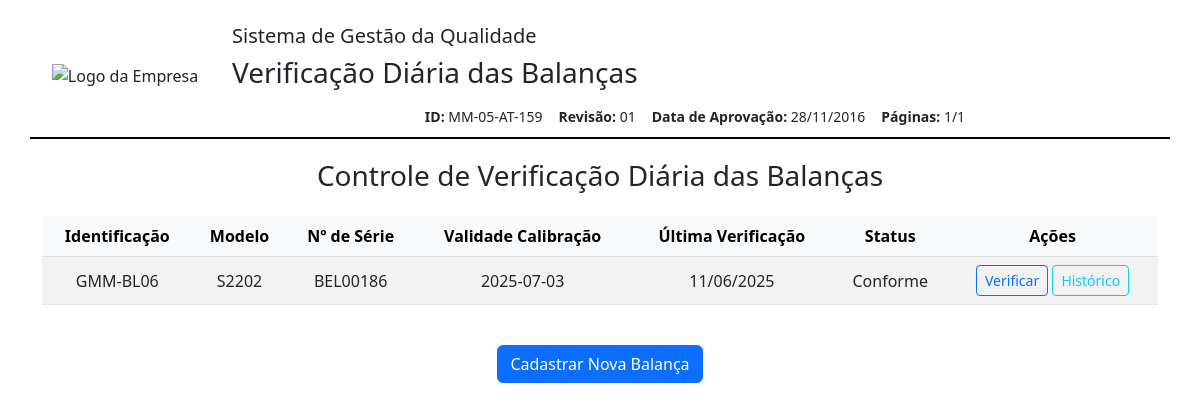
Before: / with the older database file.
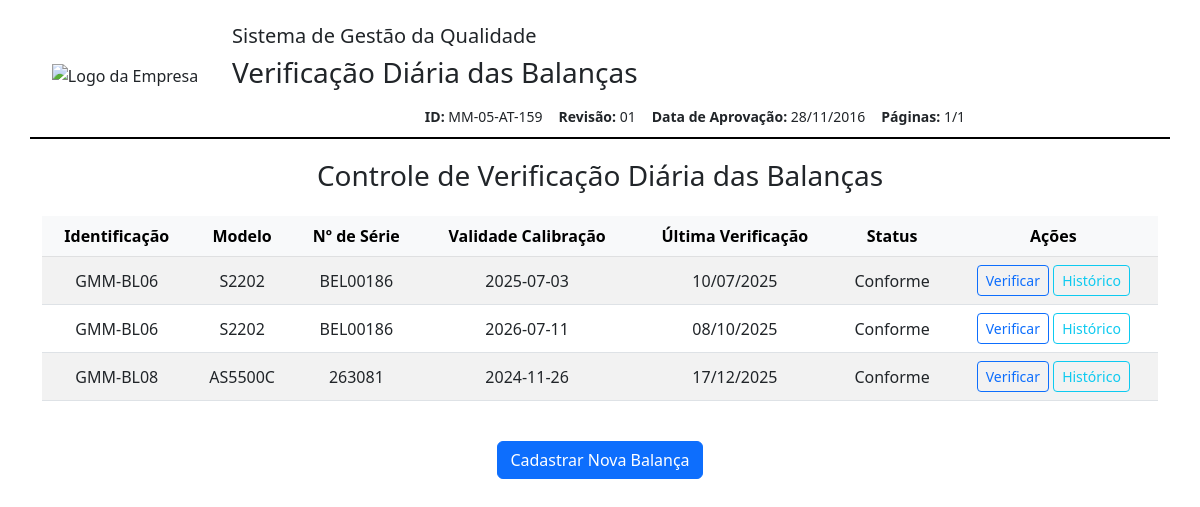
After: the same page with the newer database file.
### app/models.py (models this page shows)
class Balanca(db.Model):
    id = db.Column(db.Integer, primary_key=True)
    identificacao = db.Column(db.String(20), nullable=False, unique=True)
    modelo = db.Column(db.String(50), nullable=False)
    numero_serie = db.Column(db.String(50), nullable=False)
    validade_calibracao = db.Column(db.String(10), nullable=False)
    criterio_aceitacao = db.Column(db.String(20), nullable=False)
    padrao = db.Column(db.String(50), nullable=False)
    valor_convencional = db.Column(db.Float, nullable=False)
    numero_certificado = db.Column(db.String(50), nullable=False)
    fabricante = db.Column(db.String(50), nullable=False)
    validade_padrao = db.Column(db.String(10), nullable=False)
    registros = db.relationship('RegistroDiario', backref='balanca', lazy=True)

class RegistroDiario(db.Model):
    id = db.Column(db.Integer, primary_key=True)
    data = db.Column(db.Date, default=datetime.utcnow)
    resultado_obtido = db.Column(db.Float, nullable=False)
    responsavel = db.Column(db.String(100), nullable=False)
    balanca_id = db.Column(db.Integer, db.ForeignKey('balanca.id'), nullable=False)
    @property
    def diferenca(self):
        return round(abs(self.resultado_obtido - self.balanca.valor_convencional), 4)
    @property
    def status(self):
        criterio = float(self.balanca.criterio_aceitacao.replace("±", "").replace(",", "."))
        return "Conforme" if self.diferenca <= criterio else "Não Conforme"

### app/routes.py (the view)
@routes_bp.route("/")
def index():
    balancas = Balanca.query.all()
    return render_template("index.html", title="Balanças", balancas=balancas)

### app/templates/index.html
{% extends "base.html" %}
{% block content %}
<h3 class="text-center mb-4">Controle de Verificação Diária das Balanças</h3>
<div class="table-responsive">
    <table class="table table-striped align-middle text-center">
        <thead class="table-light">
            <tr>
                <th>Identificação</th>
                <th>Modelo</th>
                <th>Nº de Série</th>
                <th>Validade Calibração</th>
                <th>Última Verificação</th>
                <th>Status</th>
                <th>Ações</th>
            </tr>
        </thead>
        <tbody>
        {% for b in balancas %}
            <tr>
                <td>{{ b.identificacao }}</td>
                <td>{{ b.modelo }}</td>
                <td>{{ b.numero_serie }}</td>
                <td>{{ b.validade_calibracao }}</td>
                <td>
                    {% if b.registros %}
                        {{ b.registros[-1].data.strftime('%d/%m/%Y') }}
                    {% else %}
                        Nenhuma
                    {% endif %}
                </td>
                <td>
                    {% if b.registros %}
                        {{ b.registros[-1].status }}
                    {% else %}
                        -
                    {% endif %}
                </td>
                <td>
                    <a href="{{ url_for('routes.verificar', id=b.id) }}" class="btn btn-outline-primary btn-sm">Verificar</a>
                    <a href="{{ url_for('routes.historico', id=b.id) }}" class="btn btn-outline-info btn-sm">Histórico</a>
                </td>
            </tr>
        {% endfor %}
        </tbody>
    </table>
</div>
<div class="d-flex justify-content-center mt-4">
    <a href="{{ url_for('routes.cadastrar') }}" class="btn btn-primary">Cadastrar Nova Balança</a>
</div>
{% endblock %}

Changed rows visible on the page:
computed for Balanca (number 1 of 3 on the later page): data "11/06/2025" → "10/07/2025"
added Balanca: identificacao "GMM-BL06", modelo "S2202", numero_serie "BEL00186", validade_calibracao "2026-07-11", data "08/10/2025", criterio_aceitacao+valor_convencional "Conforme"
added Balanca: identificacao "GMM-BL08", modelo "AS5500C", numero_serie "263081", validade_calibracao "2024-11-26", data "17/12/2025", criterio_aceitacao+valor_convencional "Conforme"
